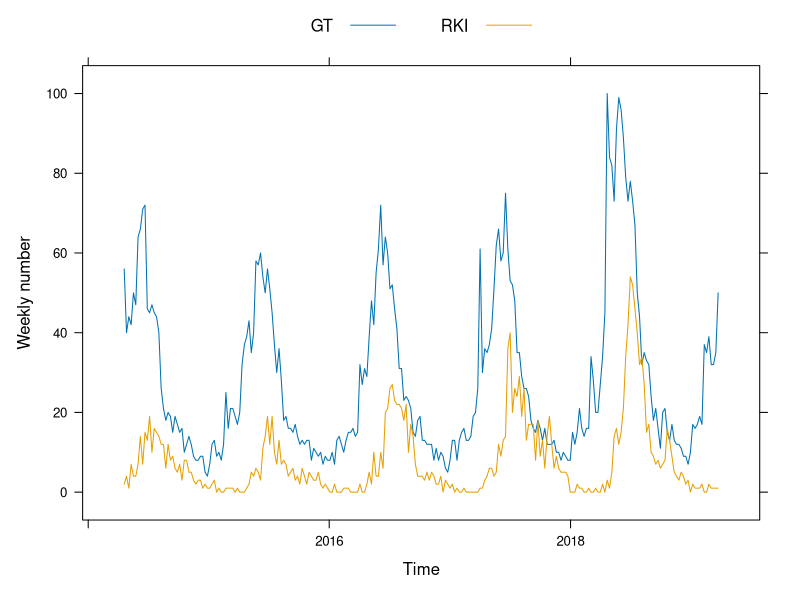
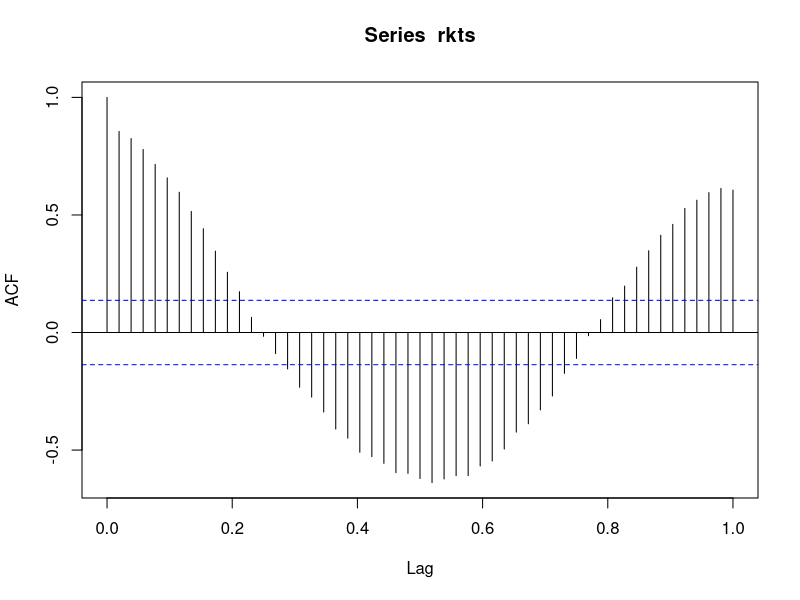
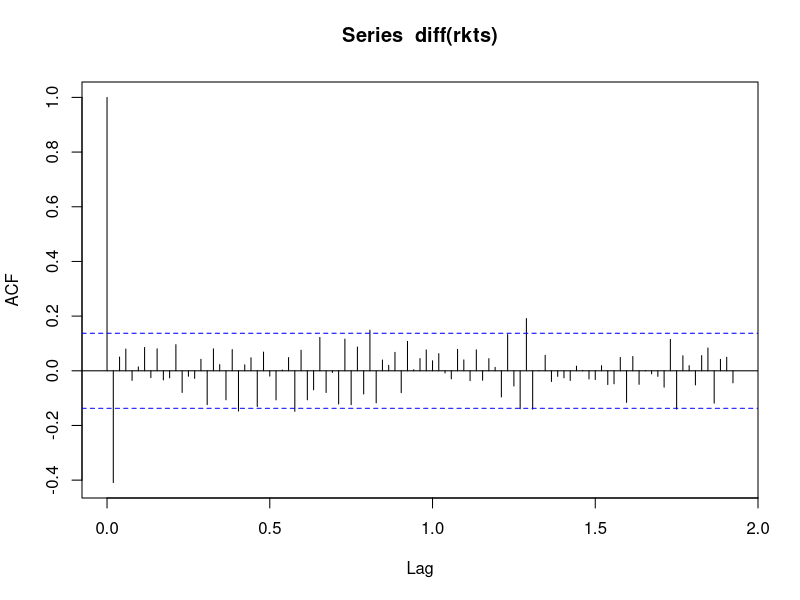
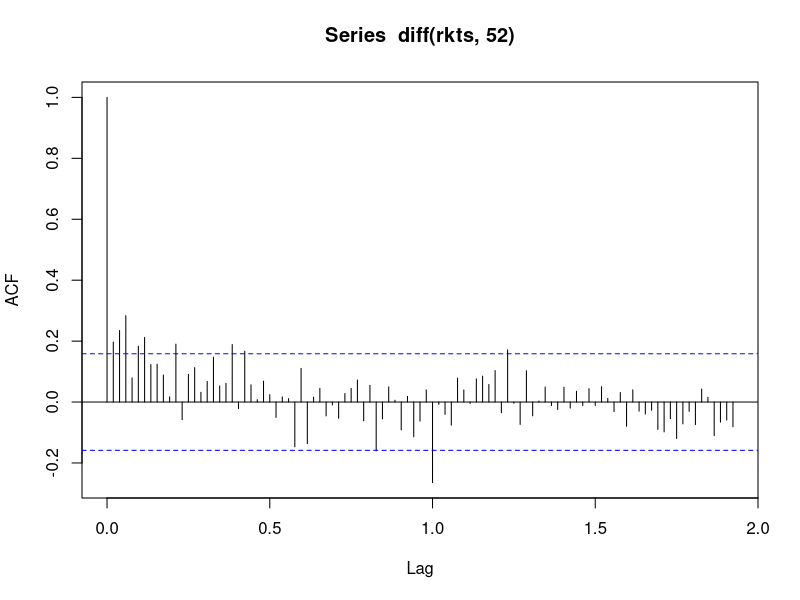
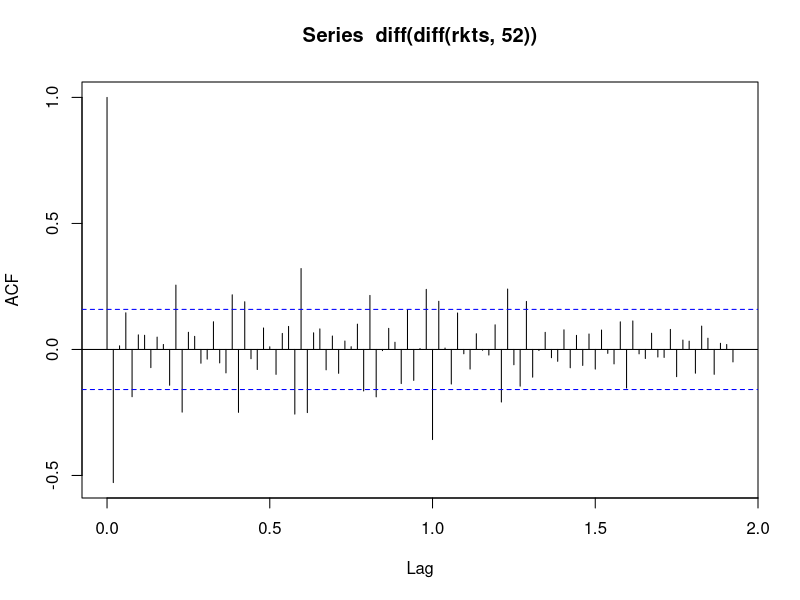

These charts were generated, in order, by the following R code: (Note: a time limit stopped this script after it produced the figures.)
## ---- chunk 1

library( lattice )
library(readr)



masterall <- read_delim("fsmeundzecken.csv", ";", escape_double = FALSE, col_types = cols(time = col_date(format = "%d.%m.%Y")), trim_ws = TRUE)
View(masterall)

masterall[is.na(masterall)] <- 0 
summary(masterall)

cor.test(masterall$FSMEgt, masterall$rki, method="kendall")

library(forecast)

ihs <- function(x) {
  y <- log(x + sqrt(x ^ 2 + 1))
  return(y)
}


hs <- function(x) {
  y <- 0.5*exp(-x)*(exp(2*x)-1)
  return(y)
}


gts <- ts( ihs(masterall$FSMEgt), start=c(2014, 16), end=c(2019, 13), frequency=52)

rkts <- ts( ihs(masterall$rki) , start=c(2014, 16), end=c(2019, 13), frequency=52)

summary(gts)
gts17<-ts(gts[208:258], start=c(2018, 13), end=c(2019, 13), frequency=52)
gts<-ts(gts[1:207], start=c(2014, 16), end=c(2018, 12), frequency=52)

rkts17<-ts(rkts[208:258], start=c(2018, 13), end=c(2019, 13), frequency=52)
rkts<-ts(rkts[1:207], start=c(2014, 16), end=c(2018, 12), frequency=52)

summary(rkts)
summary(rkts17)


a<-xyplot( FSMEgt + rki ~ time, data = masterall, type = "l",
           xlab = "Time", ylab = "Weekly number",
           auto.key = list( text = c( "GT", "RKI" ), points = FALSE, lines = TRUE, columns = 2 ) )
a
# en igy allnek neki:
acf( rkts, lag.max = 52 )
acf( diff( rkts ), lag.max = 100 )
acf( diff( rkts, 52 ), lag.max = 100 )
acf( diff( diff( rkts, 52 ) ), lag.max = 100 )


library(splines)

fit <- auto.arima( rkts, trace = TRUE, approximation = FALSE )
fit
fc <- forecast( fit, h = length( gts17 ) )
accuracy( fc )
accuracy( fc, rkts17 )

fitGT <- auto.arima( rkts, trace = TRUE, approximation = FALSE, xreg = gts )
fitGT

fcGT<- forecast( fitGT, xreg = gts17 )


# result:
accuracy( fc, rkts17 )
accuracy( fcGT, rkts17 )
checkresiduals(fit)
checkresiduals(fitGT)
fitGT ## xreg is insignificant
a<-AIC( fit, fitGT ) ## fit has a favorable AIC
a
dm.test( rkts17-fc$mean, rkts17-fcGT$mean ) #Diebold Mariano Test: not significant pedictive performance



##plot- the models
plot( fc, col = "black", ylab = "Number of cases", main = "Predictions" )
lines( fcGT$mean, col = "red" )
lines( rkts17, col = "black" )
legend( "bottomleft", legend = c( "Optimal SARIMA", "Optimal SARIMA with GT", "Actual" ),
        fill = c( "blue", "red", "black" ), cex = 0.7 )



plot( fc )
#back transform for plotting
fc$mean <- hs(fc$mean)
fc$lower <- hs(fc$lower)
fc$upper <- hs(fc$upper)
fc$x <- hs(rkts)
plot(fc)


plot( fcGT )
#back transform for plotting
fcGT$mean <- hs(fcGT$mean)
fcGT$lower <- hs(fcGT$lower)
fcGT$upper <- hs(fcGT$upper)
fcGT$x <- hs(rkts)
plot(fcGT)

layout(1)
plot( fc, col = "black", ylab = "Number of cases", main = "Predictions", ylim=c(0, 55) )
lines( fcGT$mean, col = "red" )
lines( hs(rkts17), col = "black" )
legend( "topleft", legend = c( "Optimal SARIMA", "Optimal SARIMA with GT", "Actual" ),
        fill = c( "blue", "red", "black" ), cex = 0.7 )
